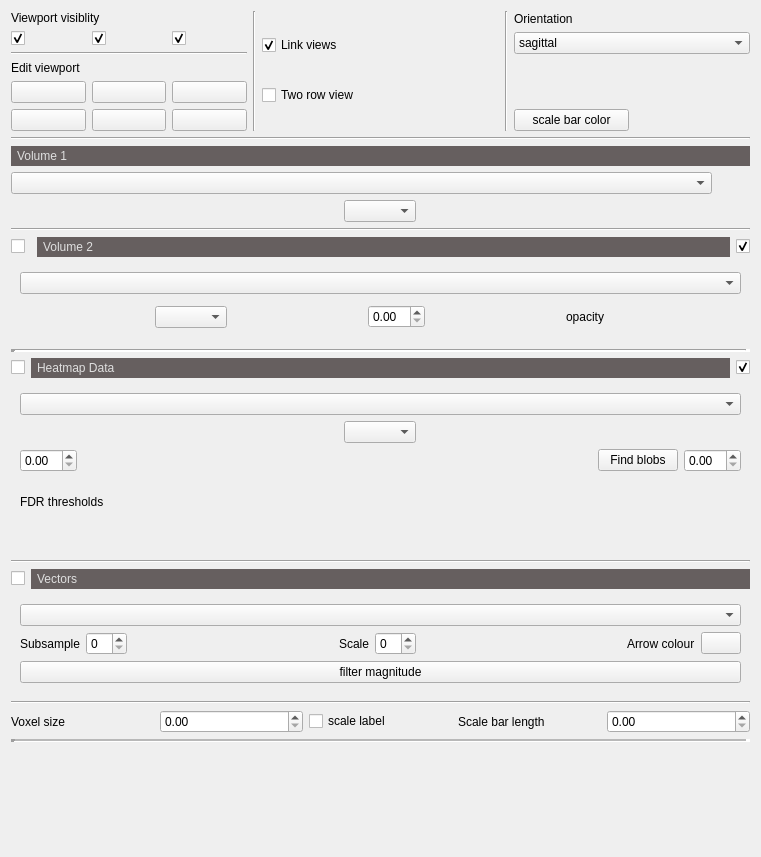
<?xml version="1.0" encoding="UTF-8"?>
<ui version="4.0">
 <class>data</class>
 <widget class="QWidget" name="data">
  <property name="geometry">
   <rect>
    <x>0</x>
    <y>0</y>
    <width>761</width>
    <height>857</height>
   </rect>
  </property>
  <property name="windowTitle">
   <string>Form</string>
  </property>
  <layout class="QVBoxLayout" name="verticalLayout">
   <item>
    <layout class="QVBoxLayout" name="layoutVolume">
     <item>
      <layout class="QHBoxLayout" name="horizontalLayout">
       <item>
        <layout class="QVBoxLayout" name="verticalLayout_6">
         <item>
          <widget class="QLabel" name="label_13">
           <property name="text">
            <string>Viewport visiblity</string>
           </property>
          </widget>
         </item>
         <item>
          <layout class="QHBoxLayout" name="horizontalLayout_8">
           <item>
            <widget class="QCheckBox" name="checkBoxLeftView">
             <property name="text">
              <string/>
             </property>
             <property name="checked">
              <bool>true</bool>
             </property>
            </widget>
           </item>
           <item>
            <widget class="QCheckBox" name="checkBoxCentralView">
             <property name="text">
              <string/>
             </property>
             <property name="checked">
              <bool>true</bool>
             </property>
            </widget>
           </item>
           <item>
            <widget class="QCheckBox" name="checkBoxRightView">
             <property name="text">
              <string/>
             </property>
             <property name="checked">
              <bool>true</bool>
             </property>
            </widget>
           </item>
          </layout>
         </item>
         <item>
          <widget class="Line" name="line_6">
           <property name="orientation">
            <enum>Qt::Horizontal</enum>
           </property>
          </widget>
         </item>
         <item>
          <widget class="QLabel" name="label">
           <property name="text">
            <string>Edit viewport</string>
           </property>
          </widget>
         </item>
         <item>
          <layout class="QHBoxLayout" name="horizontalLayoutExtraButtons">
           <item>
            <widget class="QPushButton" name="pushButtonManagerRed">
             <property name="text">
              <string/>
             </property>
            </widget>
           </item>
           <item>
            <widget class="QPushButton" name="pushButtonManagerBlue">
             <property name="text">
              <string/>
             </property>
            </widget>
           </item>
           <item>
            <widget class="QPushButton" name="pushButtonManagerGreen">
             <property name="text">
              <string/>
             </property>
            </widget>
           </item>
          </layout>
         </item>
         <item>
          <layout class="QHBoxLayout" name="horizontalLayout_9">
           <item>
            <widget class="QPushButton" name="pushButtonManagerOrange">
             <property name="text">
              <string/>
             </property>
            </widget>
           </item>
           <item>
            <widget class="QPushButton" name="pushButtonManagerGrey">
             <property name="text">
              <string/>
             </property>
            </widget>
           </item>
           <item>
            <widget class="QPushButton" name="pushButtonManagerCyan">
             <property name="text">
              <string/>
             </property>
            </widget>
           </item>
          </layout>
         </item>
        </layout>
       </item>
       <item>
        <widget class="Line" name="line_7">
         <property name="orientation">
          <enum>Qt::Vertical</enum>
         </property>
        </widget>
       </item>
       <item>
        <layout class="QVBoxLayout" name="verticalLayout_7">
         <item>
          <widget class="QCheckBox" name="checkBoxLinkViews">
           <property name="text">
            <string>Link views</string>
           </property>
           <property name="checked">
            <bool>true</bool>
           </property>
          </widget>
         </item>
         <item>
          <widget class="QCheckBox" name="checkBox6Views">
           <property name="text">
            <string>Two row view</string>
           </property>
          </widget>
         </item>
        </layout>
       </item>
       <item>
        <widget class="Line" name="line_8">
         <property name="orientation">
          <enum>Qt::Vertical</enum>
         </property>
        </widget>
       </item>
       <item>
        <layout class="QVBoxLayout" name="verticalLayout_5">
         <item>
          <layout class="QVBoxLayout" name="verticalLayout_9">
           <item>
            <widget class="QLabel" name="label_2">
             <property name="sizePolicy">
              <sizepolicy hsizetype="Fixed" vsizetype="Preferred">
               <horstretch>0</horstretch>
               <verstretch>0</verstretch>
              </sizepolicy>
             </property>
             <property name="text">
              <string>Orientation</string>
             </property>
            </widget>
           </item>
           <item>
            <widget class="QComboBoxIgnoreSCroll" name="comboBoxOrientation">
             <item>
              <property name="text">
               <string>sagittal</string>
              </property>
             </item>
             <item>
              <property name="text">
               <string>coronal</string>
              </property>
             </item>
             <item>
              <property name="text">
               <string>axial</string>
              </property>
             </item>
             <item>
              <property name="text">
               <string>Isosurface - Not implemented</string>
              </property>
             </item>
            </widget>
           </item>
          </layout>
         </item>
         <item>
          <layout class="QHBoxLayout" name="horizontalLayout_4">
           <item>
            <widget class="QLabel" name="labelNewVersion">
             <property name="text">
              <string/>
             </property>
            </widget>
           </item>
          </layout>
         </item>
         <item>
          <layout class="QHBoxLayout" name="horizontalLayout_5">
           <item>
            <widget class="QPushButton" name="pushButtonScaleBarColor">
             <property name="text">
              <string>scale bar color</string>
             </property>
            </widget>
           </item>
           <item>
            <widget class="QPushButton" name="pushButtonScreenShot">
             <property name="styleSheet">
              <string notr="true">border: none</string>
             </property>
             <property name="text">
              <string/>
             </property>
             <property name="icon">
              <iconset resource="../../resources/resources.qrc">
               <normaloff>:/icons/Camera_font_awesome.png</normaloff>:/icons/Camera_font_awesome.png</iconset>
             </property>
             <property name="iconSize">
              <size>
               <width>24</width>
               <height>24</height>
              </size>
             </property>
            </widget>
           </item>
          </layout>
         </item>
        </layout>
       </item>
      </layout>
     </item>
     <item>
      <widget class="Line" name="line_5">
       <property name="orientation">
        <enum>Qt::Horizontal</enum>
       </property>
      </widget>
     </item>
     <item>
      <layout class="QHBoxLayout" name="horizontalLayout_12">
       <item>
        <widget class="QLabel" name="labelVolume">
         <property name="styleSheet">
          <string notr="true">background-color:rgb(102, 95, 95);
padding: 3px;
color: rgb(223, 223, 223);</string>
         </property>
         <property name="text">
          <string>Volume 1</string>
         </property>
        </widget>
       </item>
      </layout>
     </item>
     <item>
      <layout class="QHBoxLayout" name="horizontalLayout_2">
       <item>
        <widget class="QComboBoxIgnoreSCroll" name="comboBoxVolume"/>
       </item>
       <item>
        <widget class="QPushButton" name="pushButtonEditVolName">
         <property name="sizePolicy">
          <sizepolicy hsizetype="Fixed" vsizetype="Fixed">
           <horstretch>0</horstretch>
           <verstretch>0</verstretch>
          </sizepolicy>
         </property>
         <property name="styleSheet">
          <string notr="true">border:none</string>
         </property>
         <property name="text">
          <string/>
         </property>
         <property name="icon">
          <iconset resource="../../resources/resources.qrc">
           <normaloff>:/icons/edit.png</normaloff>:/icons/edit.png</iconset>
         </property>
         <property name="iconSize">
          <size>
           <width>20</width>
           <height>20</height>
          </size>
         </property>
        </widget>
       </item>
      </layout>
     </item>
     <item>
      <layout class="QHBoxLayout" name="horizontalLayoutVol1Levels">
       <item>
        <widget class="QComboBoxIgnoreSCroll" name="comboBoxVolumeLut">
         <property name="sizePolicy">
          <sizepolicy hsizetype="Fixed" vsizetype="Fixed">
           <horstretch>0</horstretch>
           <verstretch>0</verstretch>
          </sizepolicy>
         </property>
        </widget>
       </item>
      </layout>
     </item>
    </layout>
   </item>
   <item>
    <widget class="Line" name="line">
     <property name="orientation">
      <enum>Qt::Horizontal</enum>
     </property>
    </widget>
   </item>
   <item>
    <layout class="QVBoxLayout" name="vol2Widget_layout">
     <item>
      <layout class="QHBoxLayout" name="volume2Label_layout">
       <item>
        <widget class="QCheckBox" name="checkBoxShowVol2Controls">
         <property name="maximumSize">
          <size>
           <width>20</width>
           <height>16777215</height>
          </size>
         </property>
         <property name="text">
          <string/>
         </property>
        </widget>
       </item>
       <item>
        <widget class="QLabel" name="label_14">
         <property name="styleSheet">
          <string notr="true">background-color:rgb(102, 95, 95);
padding: 3px;
color: rgb(223, 223, 223);</string>
         </property>
         <property name="text">
          <string>Volume 2</string>
         </property>
        </widget>
       </item>
       <item>
        <widget class="QCheckBox" name="checkBoxVisibilityVol2">
         <property name="sizePolicy">
          <sizepolicy hsizetype="Fixed" vsizetype="Fixed">
           <horstretch>0</horstretch>
           <verstretch>0</verstretch>
          </sizepolicy>
         </property>
         <property name="text">
          <string/>
         </property>
         <property name="checked">
          <bool>true</bool>
         </property>
        </widget>
       </item>
      </layout>
     </item>
     <item>
      <widget class="QWidget" name="vol2ControlsWidget" native="true">
       <property name="minimumSize">
        <size>
         <width>300</width>
         <height>80</height>
        </size>
       </property>
       <layout class="QVBoxLayout" name="verticalLayout_3">
        <item>
         <layout class="QVBoxLayout" name="layoutVolume2">
          <item>
           <widget class="QComboBox" name="comboBoxVolume2"/>
          </item>
          <item>
           <layout class="QHBoxLayout" name="horizontalLayoutVol2Levels">
            <item>
             <widget class="QComboBox" name="comboBoxVolumeLut2">
              <property name="sizePolicy">
               <sizepolicy hsizetype="Fixed" vsizetype="Fixed">
                <horstretch>0</horstretch>
                <verstretch>0</verstretch>
               </sizepolicy>
              </property>
             </widget>
            </item>
            <item>
             <widget class="QDoubleSpinBox" name="doubleSpinBoxVol2Opacity">
              <property name="sizePolicy">
               <sizepolicy hsizetype="Fixed" vsizetype="Fixed">
                <horstretch>0</horstretch>
                <verstretch>0</verstretch>
               </sizepolicy>
              </property>
             </widget>
            </item>
            <item>
             <widget class="QLabel" name="label_3">
              <property name="sizePolicy">
               <sizepolicy hsizetype="Fixed" vsizetype="Preferred">
                <horstretch>0</horstretch>
                <verstretch>0</verstretch>
               </sizepolicy>
              </property>
              <property name="text">
               <string>opacity</string>
              </property>
             </widget>
            </item>
           </layout>
          </item>
         </layout>
        </item>
       </layout>
      </widget>
     </item>
    </layout>
   </item>
   <item>
    <widget class="Line" name="line_2">
     <property name="lineWidth">
      <number>5</number>
     </property>
     <property name="orientation">
      <enum>Qt::Horizontal</enum>
     </property>
    </widget>
   </item>
   <item>
    <layout class="QHBoxLayout" name="horizontalLayout_3">
     <item>
      <widget class="QCheckBox" name="checkBoxShowDataControls">
       <property name="sizePolicy">
        <sizepolicy hsizetype="Fixed" vsizetype="Fixed">
         <horstretch>0</horstretch>
         <verstretch>0</verstretch>
        </sizepolicy>
       </property>
       <property name="text">
        <string/>
       </property>
      </widget>
     </item>
     <item>
      <widget class="QLabel" name="labelData">
       <property name="styleSheet">
        <string notr="true">background-color:rgb(102, 95, 95);
padding: 3px;
color: rgb(223, 223, 223);</string>
       </property>
       <property name="text">
        <string>Heatmap Data</string>
       </property>
      </widget>
     </item>
     <item>
      <widget class="QCheckBox" name="checkBoxVisibilityHeatmap">
       <property name="sizePolicy">
        <sizepolicy hsizetype="Fixed" vsizetype="Fixed">
         <horstretch>0</horstretch>
         <verstretch>0</verstretch>
        </sizepolicy>
       </property>
       <property name="text">
        <string/>
       </property>
       <property name="checked">
        <bool>true</bool>
       </property>
      </widget>
     </item>
    </layout>
   </item>
   <item>
    <widget class="QWidget" name="dataWidget" native="true">
     <property name="minimumSize">
      <size>
       <width>0</width>
       <height>170</height>
      </size>
     </property>
     <layout class="QVBoxLayout" name="verticalLayout_4">
      <item>
       <layout class="QVBoxLayout" name="verticalLayout_8">
        <item>
         <widget class="QComboBox" name="comboBoxData"/>
        </item>
        <item>
         <layout class="QHBoxLayout" name="horizontalLayout_11">
          <item>
           <widget class="QComboBox" name="comboBoxLutHeatmap">
            <property name="sizePolicy">
             <sizepolicy hsizetype="Fixed" vsizetype="Fixed">
              <horstretch>0</horstretch>
              <verstretch>0</verstretch>
             </sizepolicy>
            </property>
           </widget>
          </item>
         </layout>
        </item>
       </layout>
      </item>
      <item>
       <layout class="QHBoxLayout" name="horizontalLayout_6">
        <item>
         <widget class="QDoubleSpinBox" name="doubleSpinBoxNegThresh"/>
        </item>
        <item>
         <spacer name="horizontalSpacer">
          <property name="orientation">
           <enum>Qt::Horizontal</enum>
          </property>
          <property name="sizeHint" stdset="0">
           <size>
            <width>40</width>
            <height>20</height>
           </size>
          </property>
         </spacer>
        </item>
        <item>
         <widget class="QPushButton" name="pushButtonRecalcConnectComponents">
          <property name="sizePolicy">
           <sizepolicy hsizetype="Maximum" vsizetype="Fixed">
            <horstretch>0</horstretch>
            <verstretch>0</verstretch>
           </sizepolicy>
          </property>
          <property name="text">
           <string>Find blobs</string>
          </property>
         </widget>
        </item>
        <item>
         <widget class="QDoubleSpinBox" name="doubleSpinBoxPosThresh"/>
        </item>
       </layout>
      </item>
      <item>
       <widget class="QLabel" name="labelFdrThresholds">
        <property name="text">
         <string>FDR thresholds</string>
        </property>
       </widget>
      </item>
      <item>
       <layout class="QGridLayout" name="gridLayoutFdrButtons"/>
      </item>
      <item>
       <layout class="QHBoxLayout" name="horizontalLayoutDataSliders"/>
      </item>
      <item>
       <layout class="QHBoxLayout" name="horizontalLayout_10">
        <item>
         <spacer name="horizontalSpacer_2">
          <property name="orientation">
           <enum>Qt::Horizontal</enum>
          </property>
          <property name="sizeHint" stdset="0">
           <size>
            <width>40</width>
            <height>20</height>
           </size>
          </property>
         </spacer>
        </item>
       </layout>
      </item>
      <item>
       <layout class="QHBoxLayout" name="verticalLayoutConnectedComponents"/>
      </item>
     </layout>
     <zorder></zorder>
     <zorder></zorder>
     <zorder>labelFdrThresholds</zorder>
    </widget>
   </item>
   <item>
    <widget class="Line" name="line_4">
     <property name="orientation">
      <enum>Qt::Horizontal</enum>
     </property>
    </widget>
   </item>
   <item>
    <layout class="QVBoxLayout" name="verticalLayoutVectors">
     <item>
      <layout class="QHBoxLayout" name="horizontalLayoutVectorHeader">
       <item>
        <widget class="QCheckBox" name="checkBoxShowVectorControls">
         <property name="sizePolicy">
          <sizepolicy hsizetype="Fixed" vsizetype="Fixed">
           <horstretch>0</horstretch>
           <verstretch>0</verstretch>
          </sizepolicy>
         </property>
         <property name="text">
          <string/>
         </property>
        </widget>
       </item>
       <item>
        <widget class="QLabel" name="label_9">
         <property name="styleSheet">
          <string notr="true">background-color:rgb(102, 95, 95);
padding: 3px;
color: rgb(223, 223, 223);</string>
         </property>
         <property name="text">
          <string>Vectors</string>
         </property>
        </widget>
       </item>
      </layout>
     </item>
     <item>
      <widget class="QWidget" name="vectorWidget" native="true">
       <property name="minimumSize">
        <size>
         <width>0</width>
         <height>100</height>
        </size>
       </property>
       <layout class="QVBoxLayout" name="verticalLayout_2">
        <item>
         <widget class="QComboBox" name="comboBoxVectors"/>
        </item>
        <item>
         <layout class="QHBoxLayout" name="horizontalLayout_7">
          <item>
           <widget class="QLabel" name="label_10">
            <property name="text">
             <string>Subsample</string>
            </property>
           </widget>
          </item>
          <item>
           <widget class="QSpinBox" name="spinBoxVectorSubsampling"/>
          </item>
          <item>
           <spacer name="horizontalSpacer_4">
            <property name="orientation">
             <enum>Qt::Horizontal</enum>
            </property>
            <property name="sizeHint" stdset="0">
             <size>
              <width>40</width>
              <height>20</height>
             </size>
            </property>
           </spacer>
          </item>
          <item>
           <widget class="QLabel" name="label_11">
            <property name="text">
             <string>Scale</string>
            </property>
           </widget>
          </item>
          <item>
           <widget class="QSpinBox" name="spinBoxVectorScale"/>
          </item>
          <item>
           <spacer name="horizontalSpacer_5">
            <property name="orientation">
             <enum>Qt::Horizontal</enum>
            </property>
            <property name="sizeHint" stdset="0">
             <size>
              <width>40</width>
              <height>20</height>
             </size>
            </property>
           </spacer>
          </item>
          <item>
           <widget class="QLabel" name="label_12">
            <property name="text">
             <string>Arrow colour</string>
            </property>
           </widget>
          </item>
          <item>
           <widget class="QPushButton" name="pushButtonVectorColor">
            <property name="text">
             <string/>
            </property>
           </widget>
          </item>
         </layout>
        </item>
        <item>
         <widget class="QPushButton" name="pushButtonVectorMagnitudeFilter">
          <property name="text">
           <string>filter magnitude</string>
          </property>
         </widget>
        </item>
        <item>
         <layout class="QHBoxLayout" name="horizontalLayoutMagnitudeSlider"/>
        </item>
       </layout>
      </widget>
     </item>
    </layout>
   </item>
   <item>
    <widget class="Line" name="line_3">
     <property name="orientation">
      <enum>Qt::Horizontal</enum>
     </property>
    </widget>
   </item>
   <item>
    <layout class="QGridLayout" name="gridLayoutScalebar">
     <item row="0" column="1">
      <widget class="QDoubleSpinBox" name="doubleSpinBoxVoxelSize"/>
     </item>
     <item row="0" column="0">
      <widget class="QLabel" name="label_15">
       <property name="text">
        <string>Voxel size</string>
       </property>
      </widget>
     </item>
     <item row="0" column="4">
      <widget class="QDoubleSpinBox" name="doubleSpinBoxScaleBarLength"/>
     </item>
     <item row="0" column="3">
      <widget class="QLabel" name="label_16">
       <property name="text">
        <string>Scale bar length</string>
       </property>
      </widget>
     </item>
     <item row="0" column="2">
      <widget class="QCheckBox" name="checkBoxScaleBarLabel">
       <property name="text">
        <string>scale label</string>
       </property>
      </widget>
     </item>
    </layout>
   </item>
   <item>
    <widget class="Line" name="line_9">
     <property name="lineWidth">
      <number>4</number>
     </property>
     <property name="midLineWidth">
      <number>2</number>
     </property>
     <property name="orientation">
      <enum>Qt::Horizontal</enum>
     </property>
    </widget>
   </item>
   <item>
    <layout class="QVBoxLayout" name="verticalLayoutColorScale"/>
   </item>
   <item>
    <spacer name="verticalSpacer">
     <property name="orientation">
      <enum>Qt::Vertical</enum>
     </property>
     <property name="sizeHint" stdset="0">
      <size>
       <width>20</width>
       <height>40</height>
      </size>
     </property>
    </spacer>
   </item>
  </layout>
 </widget>
 <customwidgets>
  <customwidget>
   <class>QComboBoxIgnoreSCroll</class>
   <extends>QComboBox</extends>
   <header>combobox_ignore_scroll</header>
  </customwidget>
 </customwidgets>
 <resources>
  <include location="../../resources/resources.qrc"/>
 </resources>
 <connections/>
</ui>
